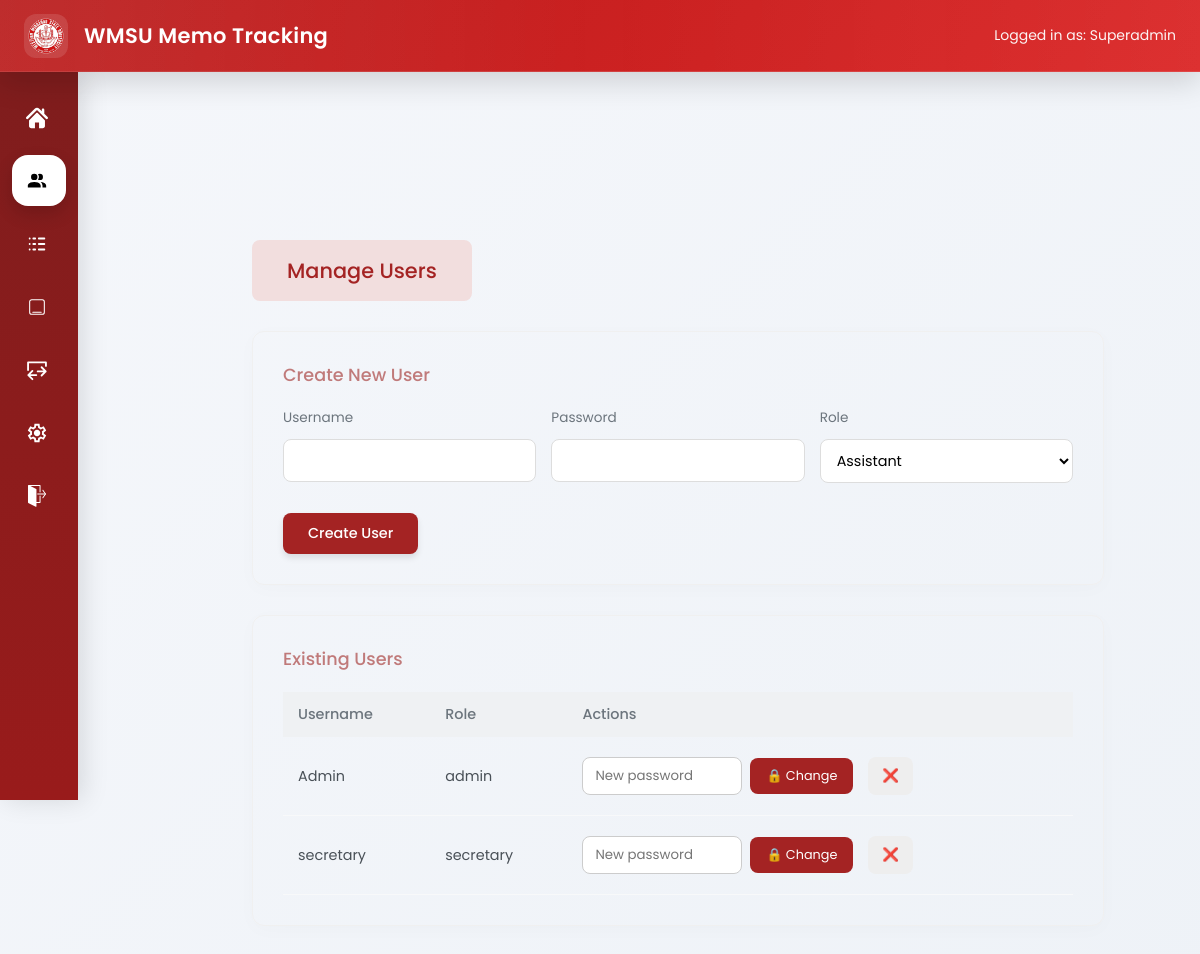
Page /admin/users (signed in) on the committed database.
### app/models/user.py (models this page shows, shortened)
class User(UserMixin, db.Model):
    __tablename__ = "users"
    id = db.Column(db.Integer, primary_key=True)
    username = db.Column(db.String(50), unique=True, nullable=False)
    password_hash = db.Column(db.String(255), nullable=False)
    role = db.Column(db.String(20))

### app/routes/admin.py (the view)
@admin_bp.route("/users")
@login_required
def users():
    if current_user.role != "admin":
        flash("Access denied")
        return redirect(url_for("secretary.dashboard"))
    users = User.query.all()
    return render_template("admin/user.html", users=users)

### app/__init__.py (called while the page is built)
def create_app():
    app = Flask(__name__)
    app.config.from_object(Config)
    db.init_app(app)
    login_manager.init_app(app)
    migrate.init_app(app, db)
    login_manager.login_view = "auth.login"
    @login_manager.user_loader
    def load_user(user_id):
        return User.query.get(int(user_id))
    app.register_blueprint(main)
    app.register_blueprint(auth_bp)
    app.register_blueprint(secretary_bp)
    app.register_blueprint(admin_bp)
    app.cli.add_command(seed_command)
    app.cli.add_command(seed_memos)
    @app.context_processor
    def inject_settings():
        settings = SystemSettings.query.first()
        return dict(settings=settings)
    print(app.url_map)
    return app

### app/templates/admin/user.html (shortened to what this page needs)
{% block page_css %}
  <link rel="stylesheet" href="{{ url_for('static', filename='css/admin_user.css') }}">
{% endblock %}
{% extends "base.html" %}
{% block content %}
<div class="col-md-10 content">
<div class="main-content">
  <div class="section-badge">
    Manage Users
  </div>
  <div class="accounts-card">
    <div class="accounts-title">Create New User</div>
    <form method="POST" action="{{ url_for('admin.create_user') }}">
      <div class="form-row">
        <div class="form-group">
          <label>Username</label>
          <input name="username" required>
        </div>
        <div class="form-group">
          <label>Password</label>
          <input type="password" name="password" required>
        </div>
        <div class="form-group">
          <label>Role</label>
          <select name="role">
            <option value="secretary">Assistant</option>
          </select>
        </div>
      </div>
      <button type="submit" class="btn-create">Create User</button>
    </form>
  </div>
  <div class="accounts-card">
    <div class="accounts-title">Existing Users</div>
    <table class="user-table">
      <tr>
        <th>Username</th>
        <th>Role</th>
        <th>Actions</th>
      </tr>
      {% for user in users %}
      {% if not (user.id == 1 and user.role == "admin") %}
      <tr>
        <td>{{ user.username }}</td>
        <td>{{ user.role }}</td>
        <td>
          <div class="action-container">
            <form method="POST" action="{{ url_for('admin.reset_password', id=user.id) }}" class="reset-form">
              <div class="password-wrapper">
                <input type="password" name="password" placeholder="New password" required>
              </div>
              <button type="submit" class="btn-password">
                🔒 Change
              </button>
            </form>
            <form method="POST" action="{{ url_for('admin.delete_user', id=user.id) }}">
              <button type="submit" class="btn-delete">❌</button>
            </form>
          </div>
        </td>
      </tr>
      {% endif %}
      {% endfor %}
    </table>
  </div>
</div>
</div>
{% endblock %}

### app/templates/base.html (shortened to what this page needs)
<!DOCTYPE html>
<html lang="en">
<head>
<link rel="stylesheet" href="{{ url_for('static', filename='css/base.css') }}">
<link rel="stylesheet" href="{{ url_for('static', filename='css/flatpickr.min.css') }}">
    {% block page_css %}
    {% endblock %}
</head>
<body>
<div class="topbar">
<div class="topbar-left">
{% if settings and settings.logo %}
  <img src="{{ url_for('static', filename=settings.logo) }}" class="logo">
{% else %}
  <img src="{{ url_for('static', filename='img/logo.png') }}" class="logo">
{% endif %}
{% if settings and settings.system_name %}
  <div class="title"> {{ settings.system_name }}</div>
{% else %}
  <div class="title"> WMSU Memo Tracking</div>
{% endif %}
</div>
<div class="topbar-right">
  Logged in as:
  <span id="userRole">
    {% if current_user.is_authenticated %}
      {{ current_user.username|capitalize }}
    {% else %}
      Guest
    {% endif %}
  </span>
</div>
</div>
{% if current_user.is_authenticated %}
<div class="sidebar">
    {% if current_user.role == "admin" %}
    <a href="{{ url_for('admin.dashboard') }}"
       class="{% if request.endpoint == 'admin.dashboard' %}active{% endif %}">
        <img src="{{ url_for('static', filename='img/dashboard.svg') }}">
    </a>
    <a href="{{ url_for('admin.users') }}"
       class="{% if request.endpoint == 'admin.users' %}active{% endif %}">
        <img src="{{ url_for('static', filename='img/users.svg') }}">
    </a>
    <a href="{{ url_for('admin.logs_page') }}"
       class="{% if request.endpoint == 'admin.logs_page' %}active{% endif %}">
        <img src="{{ url_for('static', filename='img/reports.svg') }}">
    </a>
    {% endif %}
    {% if current_user.role == "admin" or current_user.role == "secretary" %}
    <a href="{{ url_for('main.home') }}"
       class="{% if request.endpoint == 'main.home' %}active{% endif %}">
        <img src="{{ url_for('static', filename='img/memos.svg') }}">
    </a>
    {% endif %}
    {% if current_user.role == "admin" %}
    <a href="{{ url_for('admin.import_page') }}"
       class="{% if request.endpoint == 'admin.import_page' %}active{% endif %}">
        <img src="{{ url_for('static', filename='img/import.svg') }}">
    </a>
    <a href="{{ url_for('admin.settings_general') }}"
       class="{% if request.endpoint == 'admin.settings_general' %}active{% endif %}">
        <img src="{{ url_for('static', filename='img/settings.svg') }}">
    </a>
    {% endif %}
    <a href="{{ url_for('auth.logout') }}">
        <img src="{{ url_for('static', filename='img/logout.svg') }}">
    </a>
</div>
{% endif %}
<div class="content">
  {% block content %}
  {% endblock %}
</div>
</body>
</html>

### app/static/css/admin_user.css (style rules this page uses)
.main-content { padding: 40px; }
.section-badge { background-color: #f2dede; color: #a42323; display: inline-block; padding: 15px 35px; border-radius: 8px; font-weight: 500; font-size: 1.3rem; margin-bottom: 30px; }
.accounts-card { border: 1px solid #f0f0f0; border-radius: 12px; padding: 30px; box-shadow: 0 4px 20px rgba(0,0,0,0.02); margin-bottom: 30px; }
.accounts-title { color: #c07a7a; font-weight: 500; font-size: 1.1rem; margin-bottom: 20px; }
.form-row { display: flex; gap: 15px; margin-bottom: 15px; }
.form-group { flex: 1; }
.form-group label { display: block; font-size: 0.85rem; margin-bottom: 6px; color: #6c757d; }
.form-group input, .form-group select { width: 100%; padding: 10px 12px; border: 1px solid #ddd; border-radius: 8px; font-family: 'Poppins', sans-serif; font-size: 0.9rem; }
.btn-create { background-color: #a42323; color: white; border: none; padding: 10px 25px; border-radius: 8px; font-family: 'Poppins', sans-serif; font-size: 0.9rem; font-weight: 500; cursor: pointer; box-shadow: 0 4px 6px rgba(0,0,0,0.1); }
.user-table { width: 100%; border-collapse: collapse; }
.user-table th { background-color: #eff1f3; text-align: left; padding: 12px 15px; color: #6c757d; font-weight: 500; font-size: 0.9rem; }
.user-table td { padding: 20px 15px; border-bottom: 1px solid #f8f9fa; font-size: 0.9rem; color: #495057; }
.action-container { display: flex; align-items: center; gap: 15px; }
.reset-form { display: flex; align-items: center; gap: 8px; }
.password-wrapper input { border: 1px solid #ccc; border-radius: 8px; padding: 8px 12px; width: 160px; font-family: 'Poppins', sans-serif; }
.btn-password { background-color: #a42323; color: white; border: none; padding: 9px 16px; border-radius: 8px; font-size: 0.8rem; cursor: pointer; }
.btn-delete { background-color: #eeeeee; border: none; padding: 9px 14px; border-radius: 8px; cursor: pointer; }

### app/static/css/base.css (style rules this page uses)
* { margin:0; padding:0; box-sizing:border-box; font-family:'Poppins',sans-serif; }
body { background: linear-gradient(135deg,#f5f7fb 0%, #eef2f7 100%); color:#2b2b2b; min-height:100vh; }
.topbar { position:fixed; top:0; left:0; width:100%; height:72px; background: linear-gradient( 135deg, #b91c1c, #dc2626 ); display:flex; align-items:center; justify-content:space-between; padding:0 24px; color:white; backdrop-filter: blur(12px); border-bottom: 1px solid rgba(255,255,255,0.15); box-shadow: 0 10px 30px rgba(0,0,0,0.15); z-index:1000; }
.topbar::after { content:""; position:absolute; inset:0; background: linear-gradient( 90deg, rgba(255,255,255,0.08), transparent, rgba(255,255,255,0.05) ); pointer-events:none; }
.topbar-left { display:flex; align-items:center; gap:16px; }
.logo { height:44px; width:44px; object-fit:contain; border-radius:12px; padding:4px; background:rgba(255,255,255,0.12); backdrop-filter: blur(10px); }
.title { font-size:21px; font-weight:600; letter-spacing:0.3px; }
.topbar-right { font-size:14px; opacity:0.95; }
.sidebar { position:fixed; top:72px; left:0; width:78px; height:calc(100vh - 72px); background: linear-gradient( 180deg, #7f1d1d, #991b1b ); padding:20px 12px; display:flex; flex-direction:column; gap:12px; overflow:hidden; transition:0.3s ease; z-index:999; box-shadow: 5px 0 25px rgba(0,0,0,0.12); }
.sidebar a { display:flex; align-items:center; gap:14px; text-decoration:none; color:white; padding:14px 14px; border-radius:16px; transition:0.25s ease; position:relative; overflow:hidden; }
.sidebar a img { width:22px; height:22px; min-width:22px; object-fit:contain; filter:brightness(0) invert(1); transition:0.25s; }
.sidebar a.active { background:white; color:#991b1b; box-shadow: 0 8px 18px rgba(0,0,0,0.15); }
.sidebar a.active img { filter:none; }
.content { margin-left:78px; margin-top:72px; padding:28px; transition:0.3s ease; }
.content { margin-left:78px; margin-top:72px; min-height:100vh; padding:28px; }
input, select, textarea { width:100%; padding:12px 14px; border-radius:14px; border: 1px solid rgba(0,0,0,0.08); background:white; outline:none; transition:0.2s; }
.form-row { display:flex; gap:15px; margin-bottom:15px; }
.form-group { flex:1; display:flex; flex-direction:column; gap:5px; margin-bottom:15px; }
input,textarea,select { border:1px solid #ccc; border-radius:4px; padding:7px; }

### rows in the picture
User: username "Superadmin"
User: username "Admin", role "admin"
User: username "secretary", role "secretary"
